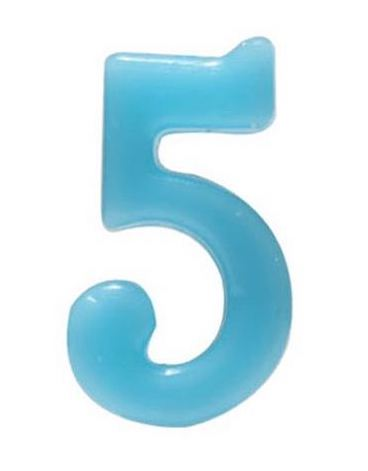
#> input picture CH01kNN/test.jpg, 368 x 471 px
$ python -i kNN.py   (imports and definitions only)
#> lines starting #> are read from the running program, lines starting #| are printed output that depends on the picture
#-*- coding: utf-8 -*-

import numpy as np
import operator
import matplotlib
from os import listdir
from PIL import Image

# [4 lines left out: function createDataset, not called in this run]

'''
inX-用于分类的输入向量inX
dataSet-输入的训练样本
'''
# [20 lines left out: function classify0, not called in this run]


'''
=================================网站约会系统================================
'''

'''读取文件数据转换为矩阵'''
# [16 lines left out: function file2matrix, not called in this run]

'''
归一化特征值
'''
# [9 lines left out: function autoNorm, not called in this run]


'''
测试错误率
'''
# [14 lines left out: function datingClassTest, not called in this run]


'''
通过算法对输入的数据进行预测
'''
# [11 lines left out: function classifyPerson, not called in this run]


'''
==================================手写识别系统====================================
'''

'''
将图像转换为向量
'''
# [38 lines left out: functions img2vector, handwritingClassTest, not called in this run]

'''
图片转换为矩阵
'''
def ImageToMat(filename):
#> called with filename = 'test.jpg'
    im = Image.open(filename)
#> im is the input picture: PIL image 368x471 RGB; mean R, G, B 208.3, 233.2, 240.8
    im = im.resize((32,32))
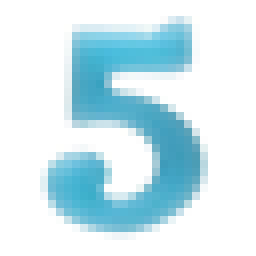
#> im: PIL image 32x32 RGB (shown 8 times larger); mean R, G, B 208, 233.1, 240.7
    width, height = im.size
#> width = 32; height = 32
    #im.show()
    im = im.convert('L') #将图片转换为黑白
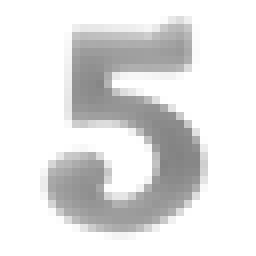
#> im: PIL image 32x32 L (shown 8 times larger); min 131, max 255, mean 226.4
    with open('CH01kNN/test.txt', 'wt') as f:
        for i in range(height):
            for j in range(width):
                pixel = int(im.getpixel((j,i))/255)

                if pixel==1:
                    pixel = 0
                elif pixel==0:
                    pixel = 1

                f.write(str(pixel))
                if j == width-1:
                    f.write('\n')
        f.close()
'''
通过算法对转换成功的图片进行预测
'''
# [6 lines left out: function ClassifyHandwriting, not called in this run]


# [7 lines not run here, left out]

>>> result = ImageToMat('test.jpg')

$ run again, on CH01kNN/test4.jpeg
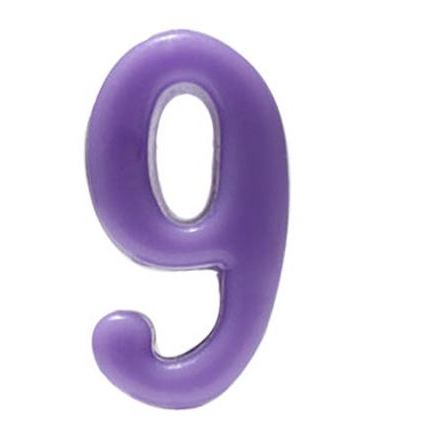
#> input picture CH01kNN/test4.jpeg, 421 x 432 px
#> in ImageToMat, im is the input picture: PIL image 421x432 RGB; mean R, G, B 220.6, 213.5, 230.4
#> in ImageToMat, `im = im.resize((32,32))`:
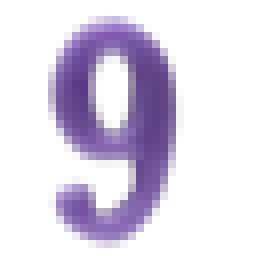
#> im: PIL image 32x32 RGB (shown 8 times larger); mean R, G, B 220.3, 213.2, 230.3
#> in ImageToMat, `im = im.convert('L')`:
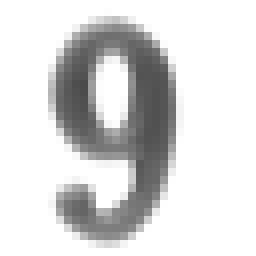
#> im: PIL image 32x32 L (shown 8 times larger); min 75, max 255, mean 217.3
